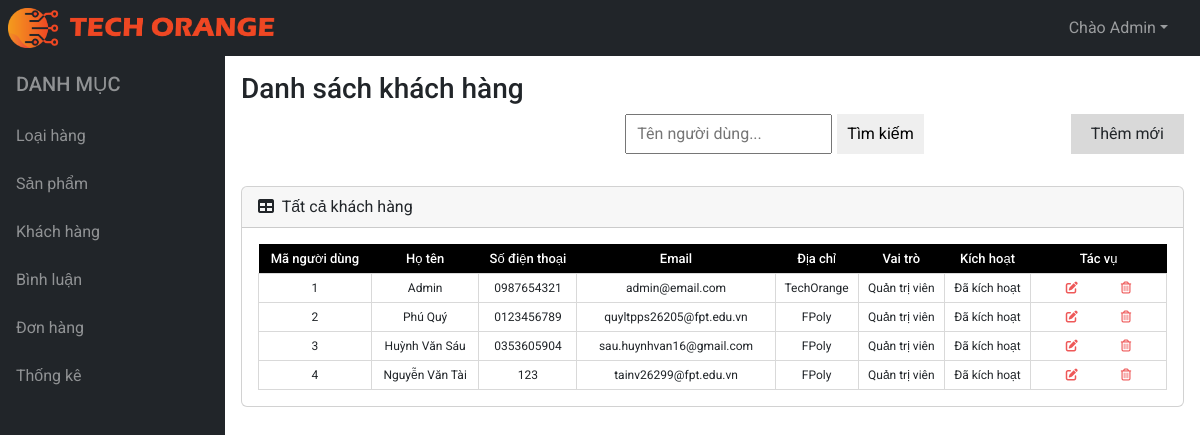
Screenshot of /admin/khach-hang/index.php?btn_list with the database file from the repository.
### tables this page shows
CREATE TABLE IF NOT EXISTS `nguoi_dung` (
 `ma_nguoi_dung` INT NOT NULL AUTO_INCREMENT,
 `so_dien_thoai` VARCHAR(11) NOT NULL,
 `mat_khau` VARCHAR(100) NOT NULL,
 `ho_ten` VARCHAR(45) NOT NULL,
 `email` VARCHAR(100) NOT NULL,
 `hinh_anh` VARCHAR(100) NULL,
 `dia_chi` VARCHAR(100) NOT NULL,
 `vai_tro` TINYINT(1) DEFAULT 0,
 `kich_hoat` TINYINT(1) DEFAULT 1,
 PRIMARY KEY (`ma_nguoi_dung`));

### admin/khach-hang/index.php (called while the page is built, shortened)
<?php
require_once '../../global.php';
require_once '../../models/user.php';
extract($_REQUEST);
if (exist_param("btn_insert")) {
    $phone_check = '/^[0-9]{10}+$/';
    $email_check = '/^[a-zA-Z0-9._%+-]+@*\.*$/';
    $insert_so_dien_thoai = ucfirst(trim(preg_replace('/\s+/', ' ', $insert_so_dien_thoai)));
    $save_image = save_file("hinh_anh", "$IMAGE_DIR/user/");
    $insert_hinh_anh = $save_image ? $save_image : "user.png";
    $insert_mat_khau1 = md5($insert_mat_khau);
    if (empty($insert_ho_ten) || empty($insert_email) || empty($insert_so_dien_thoai) || empty($insert_mat_khau)) {
        $MESSAGE = "Không được để trống các field";
    } elseif (!preg_match($phone_check, $insert_so_dien_thoai)) {
        $MESSAGE = "Số điện thoại không hợp lệ";
    } elseif (!filter_var($insert_email, FILTER_VALIDATE_EMAIL)) {
        $MESSAGE = "Email không không hợp lệ";
    } elseif (strlen($insert_mat_khau) < 6) {
        $MESSAGE = "Mật khẩu phải nhiều hơn 6 kí tự";
    } elseif (user_exist_phone($insert_so_dien_thoai)) {
        $MESSAGE = "Số điện thoại đã tồn tại";
    } elseif (user_exist_email($insert_email)) {
        $MESSAGE = "Email đã tồn tại đã tồn tại";
    } else {
        try {
            user_insert($insert_so_dien_thoai, $insert_mat_khau1, $insert_ho_ten, $insert_email, $insert_hinh_anh, $insert_dia_chi, $insert_vai_tro, $insert_kich_hoat);
            unset($insert_so_dien_thoai, $insert_mat_khau1, $insert_ho_ten, $insert_email, $insert_hinh_anh, $insert_dia_chi, $insert_vai_tro, $insert_kich_hoat);
            $MESSAGE_SUCCESS = "Thêm mới thành công!";
        } catch (Exception $exc) {
            $MESSAGE = "Thêm mới thất bại!";
        }
    }
    $VIEW_NAME = "khach-hang/new.php";
} elseif (exist_param("btn_edit")) {
    $items = user_select_by_id($ma_nguoi_dung);
    extract($items);
    $VIEW_NAME = "khach-hang/edit.php";
} elseif (exist_param("btn_list")) {
    $items = user_select_all();
} else {
    $VIEW_NAME = "khach-hang/new.php";
}
require "../layout.php";

### models/pdo.php (called while the page is built, shortened)
<?php
function pdo_get_connection()
{
    $servername = "localhost";
    $dbname = "db_techorange";
    $username = "root";
    $password = "";
    try {
        $conn = new PDO("mysql:host=$servername;dbname=$dbname", $username, $password);
        $conn->setAttribute(PDO::ATTR_ERRMODE, PDO::ERRMODE_EXCEPTION);
        return $conn;
    } catch (PDOException $e) {
        echo "Connection failed: " . $e->getMessage();
    }
}
function pdo_query($sql)
{
    $sql_args = array_slice(func_get_args(), 1);
    try {
        $conn = pdo_get_connection();
        $stmt = $conn->prepare($sql);
        $stmt->execute($sql_args);
        $rows = $stmt->fetchAll();
        return $rows;
    } catch (PDOException $e) {
        echo "Error: " . $e->getMessage();
    } finally {
        unset($conn);
    }
}

### models/user.php (called while the page is built, shortened)
<?php
require_once 'pdo.php';
function user_select_all()
{
  $sql = "SELECT * FROM nguoi_dung";
  return pdo_query($sql);
}

### admin/khach-hang/list.php (the view, shortened to what this page needs)
<main>
    <div class="container-fluid p-3">
        <h3>Danh sách khách hàng</h3>
        <div class="tools">
            <div class="d-flex ms-auto gap-3">
                <form class="search" action="index.php" method="post">
                    <input type="text" name="keywords" placeholder="Tên người dùng...">
                    <input type="submit" name="btn_search" value="Tìm kiếm">
                </form>
                <a href="index.php?btn_list" class="active">Danh sách</a>
                <a href="index.php?btn_new">Thêm mới</a>
            </div>
        </div>
    </div>
    <div class="card m-3">
        <div class="card-header">
            <i class="fas fa-table me-1"></i>
            Tất cả khách hàng
        </div>
        <div class="card-body">
            <table id="datatablesSimple">
                <thead>
                    <tr>
                        <th>Mã người dùng</th>
                        <th>Họ tên</th>
                        <th>Số điện thoại</th>
                        <th>Email</th>
                        <th>Địa chỉ</th>
                        <th>Vai trò</th>
                        <th>Kích hoạt</th>
                        <th>Tác vụ</th>
                    </tr>
                </thead>
                <tbody>
                    <?php
                    foreach ($items as $item) {
                        extract($item);
                    ?>
                        <tr>
                            <td><?= $ma_nguoi_dung ?></td>
                            <td><?= $ho_ten ?></td>
                            <td><?= $so_dien_thoai ?></td>
                            <td><?= $email ?></td>
                            <td><?= $dia_chi ?></td>
                            <td>
                                <?php
                                if ($vai_tro == 1) {
                                    echo "Quản trị viên";
                                } else {
                                    echo "Khách hàng";
                                }
                                ?>
                            </td>
                            <td>
                                <?php
                                if ($kich_hoat == 1) {
                                    echo "Đã kích hoạt";
                                } else {
                                    echo "Không kích hoạt";
                                }
                                ?>
                            </td>
                            <td class="tac_vu">
                                <a href="index.php?btn_edit&ma_nguoi_dung=<?= $ma_nguoi_dung ?>"><i class="fa-solid fa-pen-to-square" style="color: #ee5858;"></i></a>
                                <a href="index.php?btn_delete&ma_nguoi_dung=<?= $ma_nguoi_dung ?>"><i class="fa-regular fa-trash-can" style="color: #ee5858;"></i></a>
                            </td>
                        </tr>
                    <?php
                    }
                    ?>
                </tbody>
            </table>
        </div>
    </div>
</main>

### assets/css/style.css (style rules this page uses)
* { margin: 0; padding: 0; box-sizing: border-box; font-family: 'Roboto', sans-serif; }
a { text-decoration: none; }

### rows the page displays
nguoi_dung: ma_nguoi_dung "1", ho_ten "Admin", so_dien_thoai "0987654321", email "admin@email.com", dia_chi "TechOrange", vai_tro "Quản trị viên", kich_hoat "Đã kích hoạt"
nguoi_dung: ma_nguoi_dung "2", ho_ten "Phú Quý", so_dien_thoai "0123456789", email "quyltpps26205@fpt.edu.vn", dia_chi "FPoly", vai_tro "Quản trị viên", kich_hoat "Đã kích hoạt"
nguoi_dung: ma_nguoi_dung "3", ho_ten "Huỳnh Văn Sáu", so_dien_thoai "0353605904", email "sau.huynhvan16@gmail.com", dia_chi "FPoly", vai_tro "Quản trị viên", kich_hoat "Đã kích hoạt"
nguoi_dung: ma_nguoi_dung "4", ho_ten "Nguyễn Văn Tài", so_dien_thoai "123", email "tainv26299@fpt.edu.vn", dia_chi "FPoly", vai_tro "Quản trị viên", kich_hoat "Đã kích hoạt"
